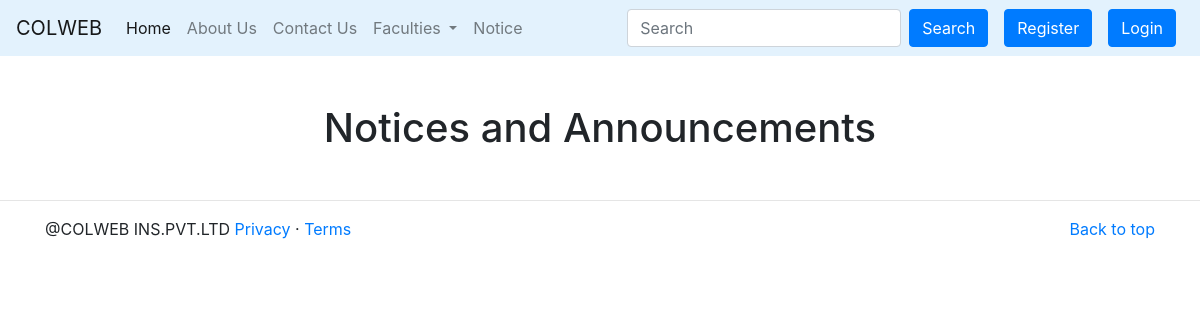
Before: /notice/ with the older database file.
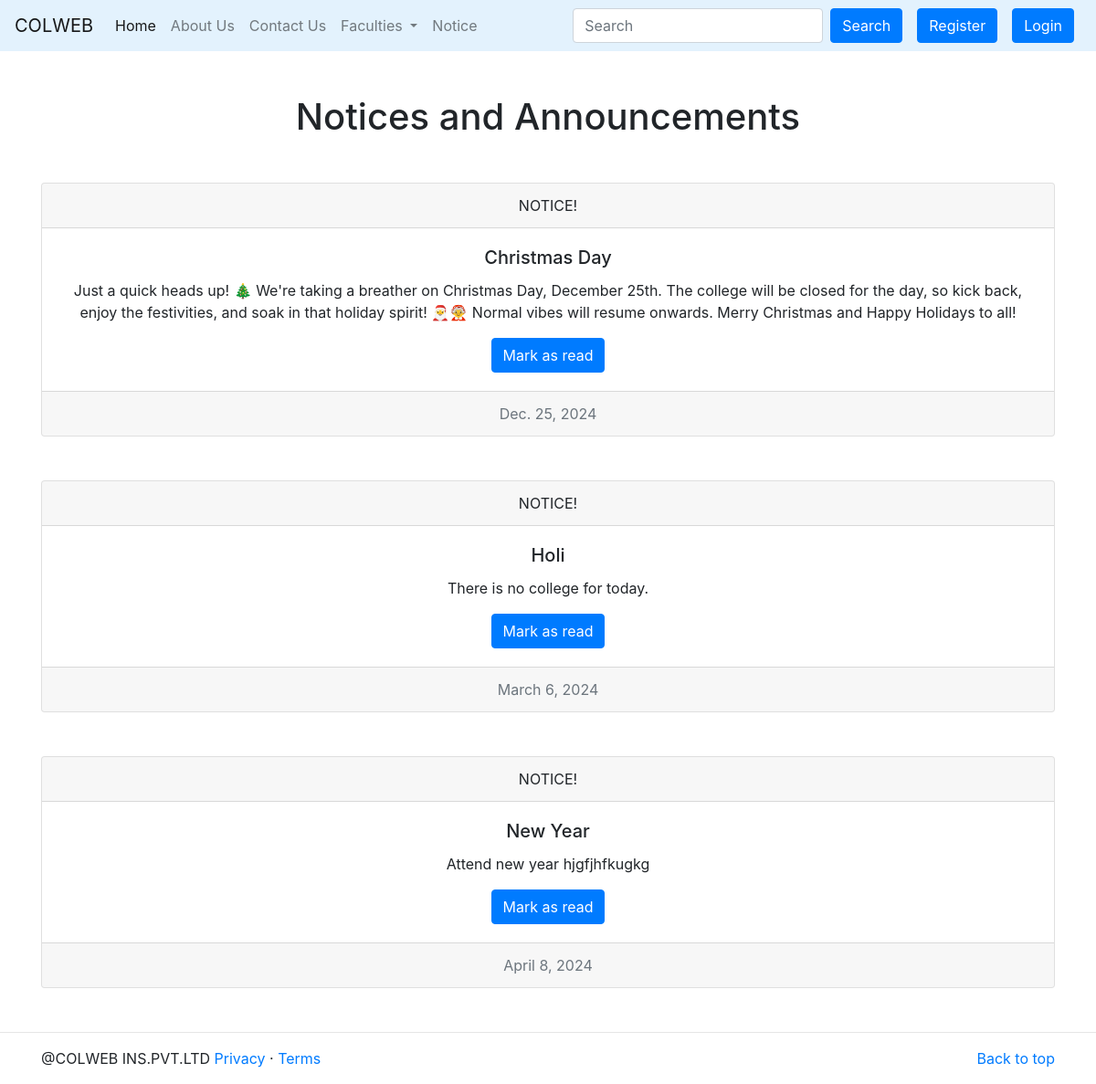
After: the same page with the newer database file.
### blog/models.py (models this page shows)
class Notice(models.Model):
    topic = models.CharField(max_length=500)
    date = models.DateField()
    desc = models.TextField(max_length=1000)
    def __str__(self):
        return self.topic

### blog/views.py (the view)
# urls.py: path('notice/', views.notice, name='blog-notice'),
def notice(request):
    col_notice = Notice.objects.all()
    print(col_notice)
    return render(request, 'blog/notice.html', {'col_notice':col_notice})

### blog/templates/blog/notice.html
{% extends 'blog/basic.html' %}
{% block body %}
<div class="container my-5">
  <h1 class='text-center'>Notices and Announcements</h1>
  {% for colnot in col_notice  %}
<div class="card text-center my-5">
    <div class="card-header">
      NOTICE!
    </div>
    <div class="card-body">
      <h5 class="card-title">{{ colnot.topic }}</h5>
      <p class="card-text">{{ colnot.desc }}</p>
      <a href="#" class="btn btn-primary">Mark as read</a>
    </div>
    <div class="card-footer text-muted">
      {{ colnot.date }}
    </div>
  </div>
  {% endfor %}
</div>
{% endblock %}

Changed rows visible on the page:
added Notice: topic "Christmas Day", desc "Just a quick heads up! 🎄 We're taking a breather on Christmas Day, December 25th. The college will be closed for the day, so kick back, enjoy the festivities, and soak in that holiday spirit! 🎅🤶 Normal vibes will resume onwards. Merry Christmas and Happy Holidays to all!", date "Dec. 25, 2024"
added Notice: topic "Holi", desc "There is no college for today.", date "March 6, 2024"
added Notice: topic "New Year", desc "Attend new year hjgfjhfkugkg", date "April 8, 2024"
